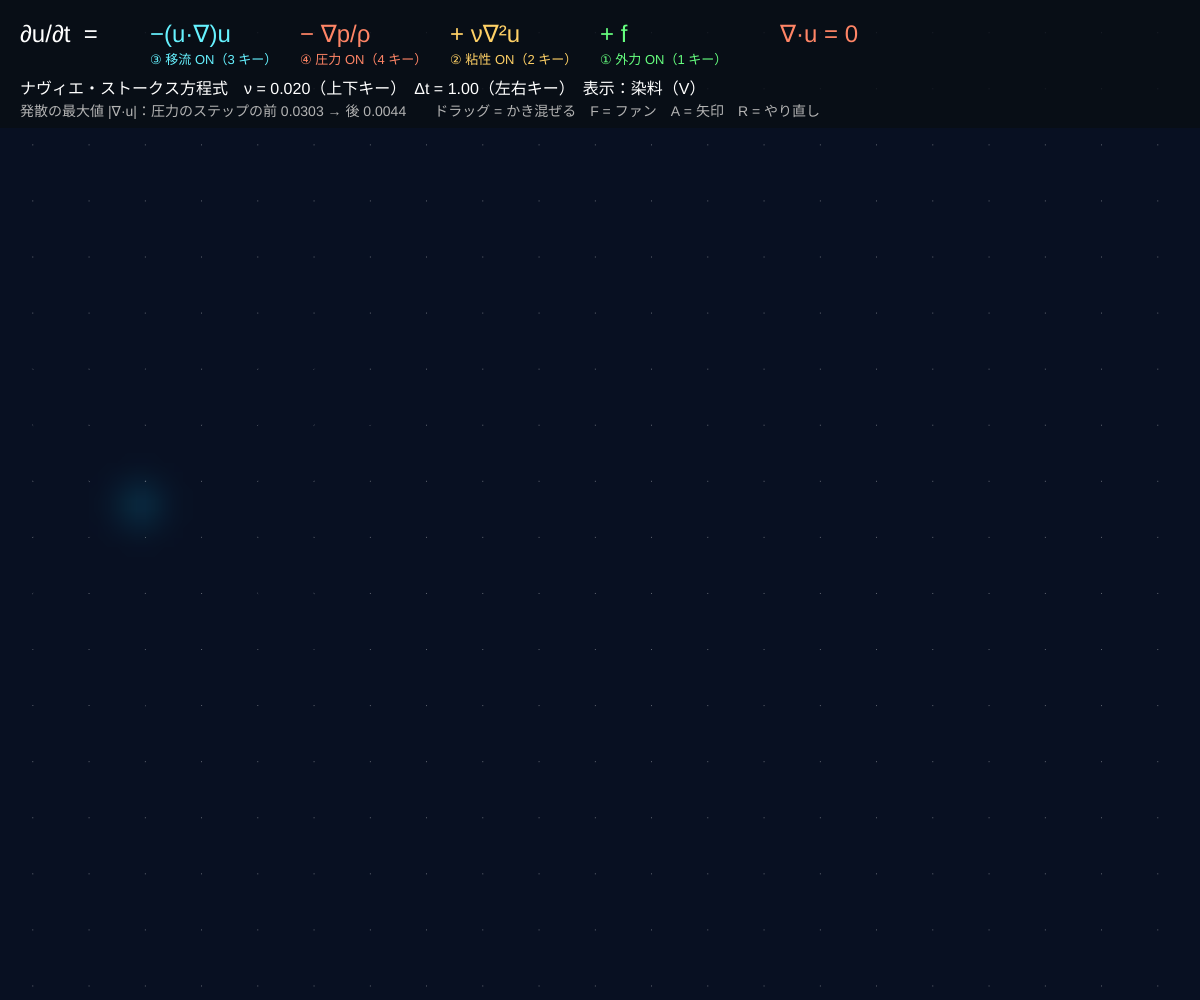
Frame 1 (no input)
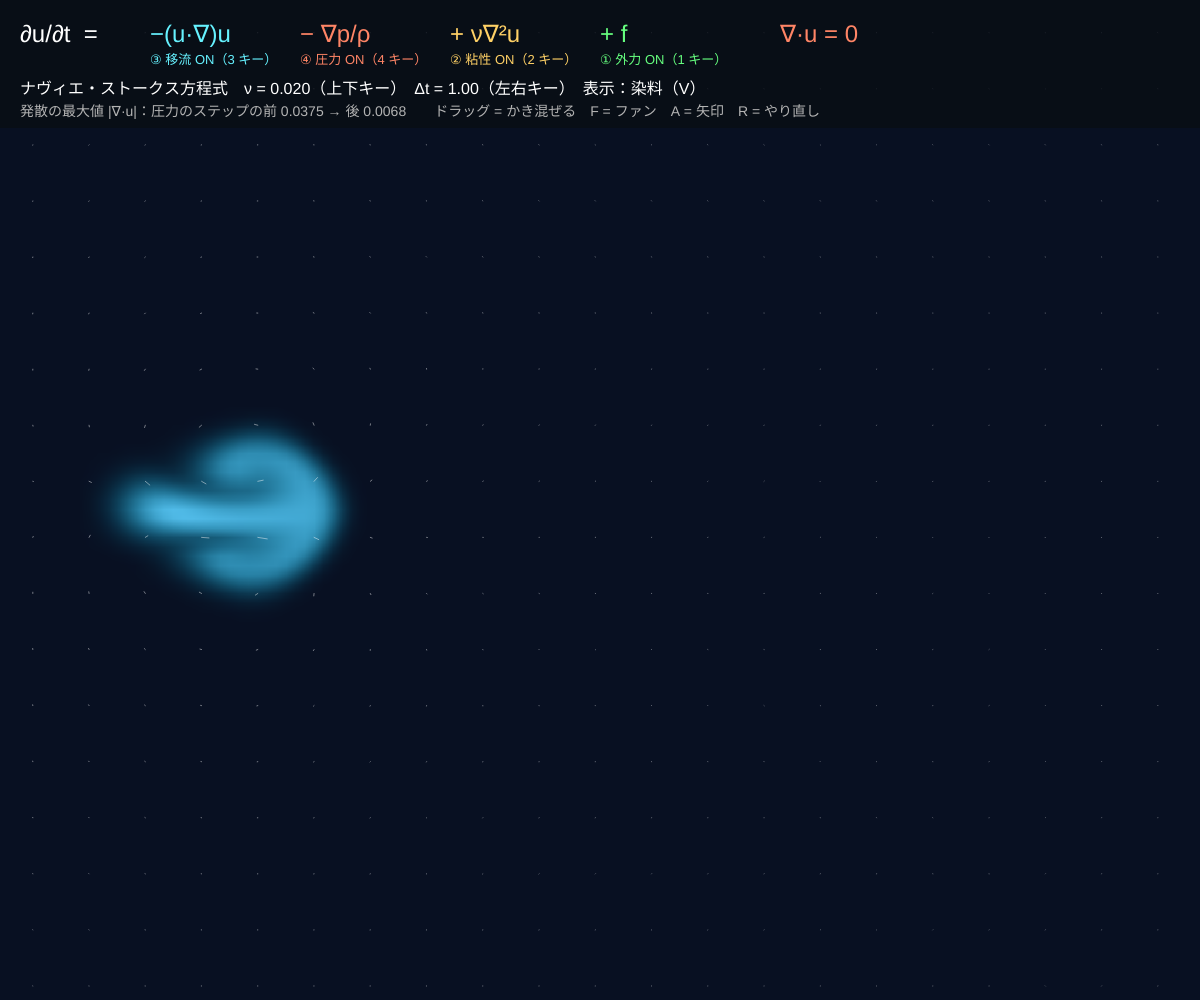
Frame 60 (no input)
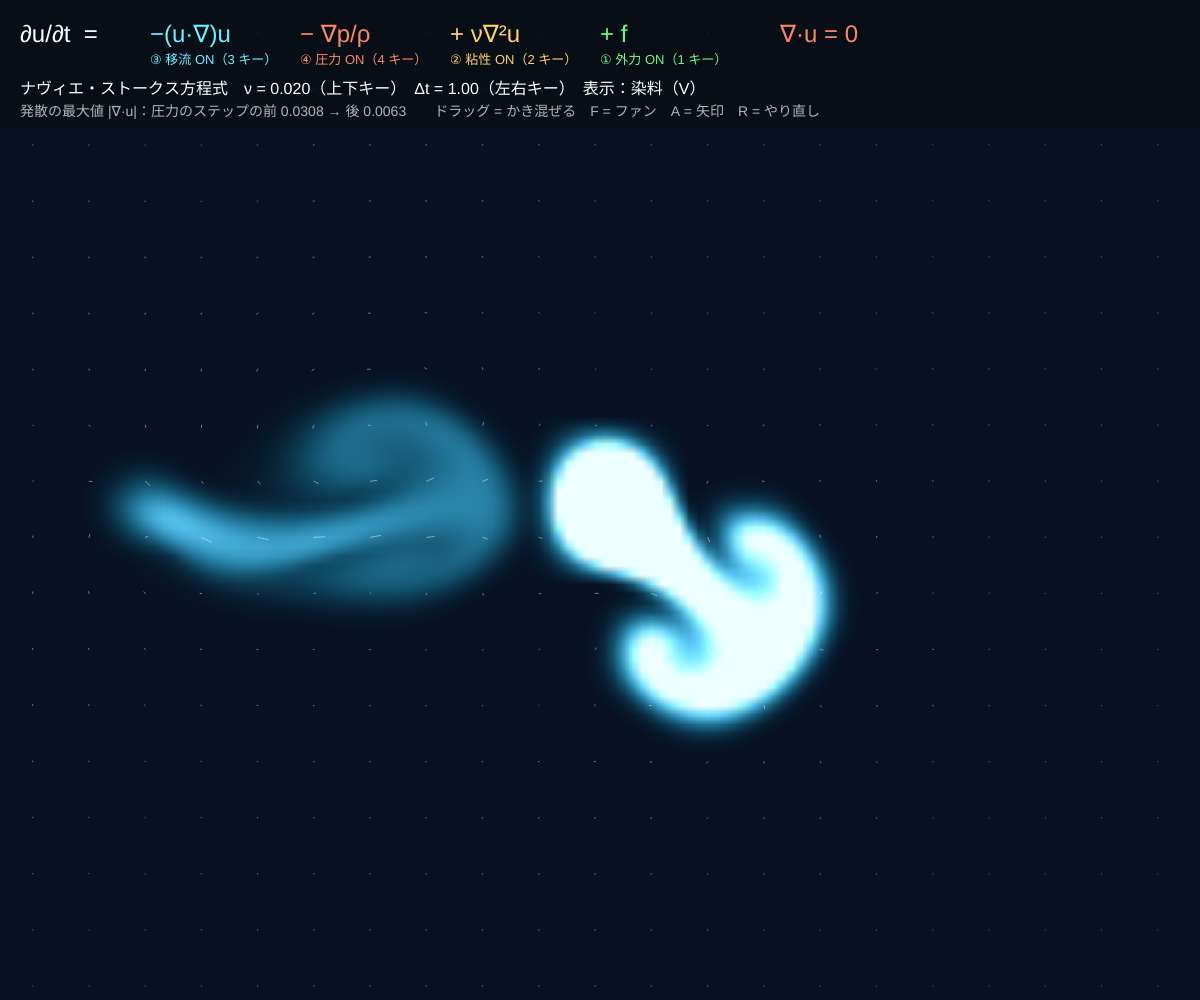
Frame 120 (the mouse pressed at the canvas centre since frame 60)

The p5.js sketch that drew these frames (run headless with seeded random() and noise() and a simulated clock; from frame 60 on, the mouse is pressed at the canvas centre):

// p5.js sketch
// ── sketch.js
// ============================================
// 07 ナヴィエ・ストークス方程式を解く
// 水や空気の動きを決める式（非圧縮性の流体）：
//
//   ∂u/∂t = −(u·∇)u − (1/ρ)∇p + ν∇²u + f　　　∇·u = 0
//            └ 移流 ┘  └ 圧力 ┘  └粘性┘  └外力
//
//   移流：流れが自分自身（速度）を運ぶ。うずが流されるのはこの項のはたらき
//   圧力：流体がつぶれない（∇·u = 0）ように、押し返す
//   粘性：速さの差をならす（06 の拡散と同じ）
//   外力：かき混ぜる力、重力など
// 格子の上で、1 フレームごとに「① 外力 → ② 粘性（拡散）→ ③ 移流 → ④ 圧力（射影）」の順に解く
// （Jos Stam の Stable Fluids という方法。どんな Δt でも発散しない）
// ドラッグ = かき混ぜる / 1〜4 = 各ステップを ON/OFF / V = 表示切替 / A = 矢印
// 上下キー = 粘性 ν / 左右キー = 時間刻み Δt / F = ファン / R = やり直し
// ============================================

let nu = 0.02; // ★ 動粘性係数 ν（大きいほどねばっこい）
let dt = 1.0; // ★ 時間刻み Δt
let forceGain = 0.5; // ★ マウスで押す強さ
let fanPower = 0.12; // ★ ファン（左から吹く外力）の強さ
let fade = 0.997; // ★ 染料がうすくなる速さ（1 = 消えない）
let NX = 128, NY; // ★ 格子の数（横。縦は画面の形に合わせる）
let on = [true, true, true, true]; // ① 外力 ② 粘性 ③ 移流 ④ 圧力
let viewNo = 0, showArrows = true, fan = true;
let viewNames = ['染料', '渦度 ω = ∇×u', '圧力 p', '発散 ∇·u（0 なら非圧縮）'];

let W2, u, v, u0, v0, p, dvg, dye, dye0, img;
let divBefore = 0, divAfter = 0;

function setup() {
  createCanvas(windowWidth, windowHeight);
  colorMode(HSB, 360, 100, 100, 100);
  NY = Math.max(16, Math.round(NX * height / width));
  W2 = NX + 2;
  img = createImage(NX, NY);
  restart();
}

function restart() {
  let n = W2 * (NY + 2);
  u = new Float32Array(n); v = new Float32Array(n); u0 = new Float32Array(n); v0 = new Float32Array(n);
  p = new Float32Array(n); dvg = new Float32Array(n); dye = new Float32Array(n); dye0 = new Float32Array(n);
}

function IX(i, j) { return i + W2 * j; }

// ===== ナヴィエ・ストークス方程式を 1 歩（Δt）進める =====
function stepFluid() {
  // ① 外力 f：u ← u + Δt f
  if (on[0]) addForces();

  // ② 粘性 ν∇²u：速度を「拡散」させる（06 と同じ式を、こわれない陰解法で解く）
  if (on[1] && nu > 0) {
    u0.set(u); v0.set(v);
    diffuse(1, u, u0, nu); diffuse(2, v, v0, nu);
  }

  // ③ 移流 −(u·∇)u：速度を、速度自身で運ぶ
  if (on[2]) {
    u0.set(u); v0.set(v);
    advect(1, u, u0, u0, v0); advect(2, v, v0, u0, v0);
  }

  // ④ 圧力 −∇p：∇·u = 0 になるような p を求めて、そのこう配を引く
  divBefore = maxDivergence();
  if (on[3]) project();
  divAfter = maxDivergence();

  // 染料（流れを見るための色）は速度に運ばれるだけ
  dye0.set(dye);
  advect(0, dye, dye0, u, v);
  for (let k = 0; k < dye.length; k++) {
    dye[k] *= fade;
    if (!(Math.abs(u[k]) < 30)) u[k] = constrain(u[k] || 0, -30, 30); // 念のための安全装置
    if (!(Math.abs(v[k]) < 30)) v[k] = constrain(v[k] || 0, -30, 30);
  }
}

// ① 外力：マウスのドラッグと、左のファン
function addForces() {
  if (mouseIsPressed) {
    let fx = (mouseX - pmouseX) / width * NX * forceGain, fy = (mouseY - pmouseY) / height * NY * forceGain;
    splat(mouseX / width * NX + 1, mouseY / height * NY + 1, constrain(fx, -4, 4), constrain(fy, -4, 4), 1.0, 4);
  }
  if (fan) {
    let a = 0.5 * Math.sin(frameCount * 0.012); // ゆっくり首をふる
    splat(NX * 0.12, NY * 0.5 + 1, fanPower * Math.cos(a) * dt, fanPower * Math.sin(a) * dt, 0.12, 3);
  }
}
// 場所 (ci, cj) のまわり半径 r に、速度 (fx, fy) と染料 amount を足す
function splat(ci, cj, fx, fy, amount, r) {
  for (let j = Math.max(1, Math.floor(cj - 2 * r)); j <= Math.min(NY, cj + 2 * r); j++)
    for (let i = Math.max(1, Math.floor(ci - 2 * r)); i <= Math.min(NX, ci + 2 * r); i++) {
      let w = Math.exp(-((i - ci) * (i - ci) + (j - cj) * (j - cj)) / (r * r)), n = IX(i, j);
      u[n] += fx * w; v[n] += fy * w; dye[n] = Math.min(dye[n] + amount * w, 3);
    }
}

// ② 拡散：(1 − νΔt∇²) x = x0 を解く（未来の値どうしで平均するので、ν が大きくても安定）
function diffuse(b, x, x0, k) {
  let a = dt * k;
  linSolve(b, x, x0, a, 1 + 4 * a, 12);
}

// ③ 移流：各マスで「Δt 前にここへ来たはずの場所」へさかのぼり、そこの値をもらう（セミ・ラグランジュ法）
function advect(b, d, d0, uu, vv) {
  for (let j = 1; j <= NY; j++) for (let i = 1; i <= NX; i++) {
    let n = IX(i, j);
    let x = constrain(i - dt * uu[n], 0.5, NX + 0.5), y = constrain(j - dt * vv[n], 0.5, NY + 0.5);
    let i0 = Math.floor(x), j0 = Math.floor(y), s = x - i0, t = y - j0, m = IX(i0, j0);
    d[n] = (1 - s) * ((1 - t) * d0[m] + t * d0[m + W2]) + s * ((1 - t) * d0[m + 1] + t * d0[m + 1 + W2]);
  }
  setBnd(b, d);
}

// ④ 射影：∇²p = ∇·u を解き、u ← u − ∇p。これで ∇·u = 0（入った分だけ出ていく）になる
function project() {
  for (let j = 1; j <= NY; j++) for (let i = 1; i <= NX; i++) {
    let n = IX(i, j);
    dvg[n] = -0.5 * (u[n + 1] - u[n - 1] + v[n + W2] - v[n - W2]);
  }
  setBnd(0, dvg);
  linSolve(0, p, dvg, 1, 4, 30); // 前のフレームの p を初期値にして反復
  for (let j = 1; j <= NY; j++) for (let i = 1; i <= NX; i++) {
    let n = IX(i, j);
    u[n] -= 0.5 * (p[n + 1] - p[n - 1]);
    v[n] -= 0.5 * (p[n + W2] - p[n - W2]);
  }
  setBnd(1, u); setBnd(2, v);
}

function maxDivergence() {
  let big = 0;
  for (let j = 2; j < NY; j++) for (let i = 2; i < NX; i++) {
    let n = IX(i, j), d = Math.abs(0.5 * (u[n + 1] - u[n - 1] + v[n + W2] - v[n - W2]));
    if (d > big) big = d;
  }
  return big;
}

function draw() {
  stepFluid();
  render();
  image(img, 0, 0, width, height);

  // 速度の矢印
  if (showArrows) {
    stroke(0, 0, 100, 45); strokeWeight(1);
    let cw = width / NX, ch = height / NY;
    for (let j = 4; j <= NY; j += 6) for (let i = 4; i <= NX; i += 6) {
      let n = IX(i, j), x = (i - 0.5) * cw, y = (j - 0.5) * ch;
      line(x, y, x + constrain(u[n] * 14, -30, 30), y + constrain(v[n] * 14, -30, 30));
    }
  }
  drawHud();
}

// 式を、項ごとに色分けして書く（OFF の項は暗くする）
function drawHud() {
  noStroke(); fill(215, 60, 8, 78); rect(0, 0, width, 128);
  let terms = [['−(u·∇)u', 2, 185], ['− ∇p/ρ', 3, 12], ['+ ν∇²u', 1, 42], ['+ f', 0, 130]];
  let names = ['① 外力', '② 粘性', '③ 移流', '④ 圧力'];
  fill(0, 0, 100); textSize(24);
  text('∂u/∂t  =', 20, 42);
  for (let k = 0; k < 4; k++) {
    let q = terms[k], x = 150 + k * 150;
    fill(q[2], 60, on[q[1]] ? 100 : 35);
    textSize(24); text(q[0], x, 42);
    textSize(13); text(names[q[1]] + (on[q[1]] ? ' ON' : ' OFF') + '（' + (q[1] + 1) + ' キー）', x, 64);
  }
  fill(12, 60, on[3] ? 100 : 35); textSize(24);
  text('∇·u = 0', 780, 42);
  fill(0, 0, 100); textSize(16);
  text('ナヴィエ・ストークス方程式　ν = ' + nf(nu, 1, 3) + '（上下キー）　Δt = ' + nf(dt, 1, 2) + '（左右キー）　表示：' + viewNames[viewNo] + '（V）', 20, 94);
  fill(0, 0, 70); textSize(14);
  text('発散の最大値 |∇·u|：圧力のステップの前 ' + nf(divBefore, 1, 4) + ' → 後 ' + nf(divAfter, 1, 4) + '　　ドラッグ = かき混ぜる　F = ファン　A = 矢印　R = やり直し', 20, 116);
}

function keyPressed() {
  if (key >= '1' && key <= '4') on[Number(key) - 1] = !on[Number(key) - 1];
  if (key === 'v' || key === 'V') viewNo = (viewNo + 1) % 4;
  if (key === 'a' || key === 'A') showArrows = !showArrows;
  if (key === 'f' || key === 'F') fan = !fan;
  if (key === UP_ARROW) nu = Math.min(nu === 0 ? 0.005 : nu * 2, 2.56);
  if (key === DOWN_ARROW) nu = nu <= 0.005 ? 0 : nu / 2;
  if (key === RIGHT_ARROW) dt = Math.min(dt * 1.25, 4);
  if (key === LEFT_ARROW) dt = Math.max(dt / 1.25, 0.2);
  if (key === 'r' || key === 'R') restart();
}

// ---------- やってみよう ----------
// 1. ドラッグしてうずを作る。V で渦度に切り替えると、うずが赤（反時計回り）と青のペアで生まれるのが見える
// 2. 4 を押して圧力を OFF。V で「発散」を見ると、流体がたまる所・うすくなる所ができる（つぶれる流体）
// 3. 3 を押して移流を OFF。うずが動かなくなり、ただ広がって消える（ストークス流れ ＝ とてもねばい流れ）
// 4. ν を 0 → 0.64 と変える。水 → はちみつ。うずの寿命はどう変わる？
// 5. Δt を 4 にしてもこわれない（無条件安定）。でも動きはぼやける。なぜ？（さかのぼる距離が長い）
// 6. addForces に浮力を足そう：染料のある所を上へ押す　v[n] -= 0.02 * dye[n]


// ==================================================
// ここから下は「解くための道具」と「色をつける道具」です
// ==================================================
// 連立方程式を反復で解く（ガウス・ザイデル法）：x = (x0 + a × まわり 4 マスの合計) / c をくり返す
function linSolve(b, x, x0, a, c, iters) {
  let ic = 1 / c;
  for (let k = 0; k < iters; k++) {
    for (let j = 1; j <= NY; j++) {
      let r = j * W2;
      for (let i = 1; i <= NX; i++) { let n = r + i; x[n] = (x0[n] + a * (x[n - 1] + x[n + 1] + x[n - W2] + x[n + W2])) * ic; }
    }
    setBnd(b, x);
  }
}
// 境界条件：壁は通りぬけない。b = 1 は u（左右の壁で反転）、b = 2 は v（上下の壁で反転）、0 はとなりをコピー
function setBnd(b, x) {
  for (let i = 1; i <= NX; i++) {
    x[IX(i, 0)] = b === 2 ? -x[IX(i, 1)] : x[IX(i, 1)];
    x[IX(i, NY + 1)] = b === 2 ? -x[IX(i, NY)] : x[IX(i, NY)];
  }
  for (let j = 0; j <= NY + 1; j++) {
    x[IX(0, j)] = b === 1 ? -x[IX(1, j)] : x[IX(1, j)];
    x[IX(NX + 1, j)] = b === 1 ? -x[IX(NX, j)] : x[IX(NX, j)];
  }
}
// 格子の値を色にして画像に書きこむ
function render() {
  img.loadPixels();
  let px = img.pixels;
  for (let j = 1; j <= NY; j++) for (let i = 1; i <= NX; i++) {
    let n = IX(i, j), k = ((i - 1) + (j - 1) * NX) * 4, r, g, b;
    if (viewNo === 0) { // 染料：紺 → 水色 → 白
      let d = Math.min(dye[n], 1.6);
      r = 8 + 150 * d * d * 0.6; g = 16 + 190 * d; b = 34 + 220 * d;
    } else { // 正 = 赤（さんご色）、負 = 青（水色）
      let s = viewNo === 1 ? 0.5 * (v[n + 1] - v[n - 1] - u[n + W2] + u[n - W2]) * 6
        : viewNo === 2 ? p[n] * 1.5 : -0.5 * (u[n + 1] - u[n - 1] + v[n + W2] - v[n - W2]) * 12;
      let a = Math.min(Math.abs(s), 1);
      if (viewNo === 1) s = -s; // 画面は y が下向きなので、反時計回りを赤にする
      r = 8 + (s > 0 ? 247 : 20) * a; g = 16 + (s > 0 ? 110 : 200) * a; b = 34 + (s > 0 ? 70 : 221) * a;
    }
    px[k] = r; px[k + 1] = g; px[k + 2] = b; px[k + 3] = 255;
  }
  img.updatePixels();
}
